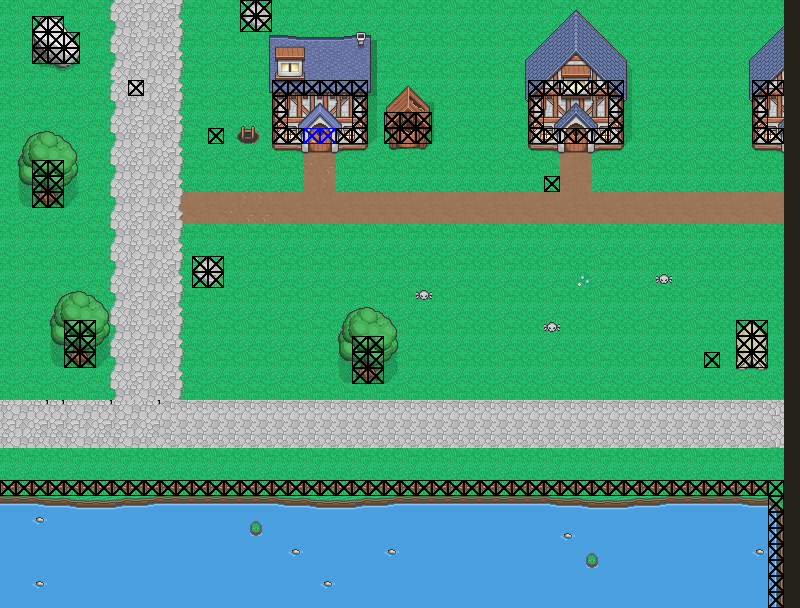

A 2D game scene composited from a Tiled map and its tileset images. What follows is a short description and the map's XML, with each tile layer's data collapsed to a summary:
An orthogonal 50x38 tile map with 16x16 px tiles, 5 tile layers (floor, edges, Objects, collision, ...), 4 tilesets and 3 objects (girl1, guy1, guyRed).

<map version="1.0" orientation="orthogonal" width="50" height="38" tilewidth="16" tileheight="16">
 <tileset firstgid="1" name="tile" tilewidth="16" tileheight="16">
  <image source="testLevel.png" width="320" height="1568" />
  <terraintypes>
   <terrain name="New Terrain" tile="-1" />
  </terraintypes>
  <tile id="605">
   <properties>
    <property name="hasEvent" value="" />
   </properties>
  </tile>
 </tileset>
 <tileset firstgid="1961" name="girl1" tilewidth="24" tileheight="32">
  <image source="../Images/npc/girl1.bmp" trans="0000ff" width="288" height="256" />
 </tileset>
 <tileset firstgid="2057" name="guy1" tilewidth="24" tileheight="32">
  <image source="../Images/npc/guy1.bmp" trans="ffffff" width="288" height="256" />
 </tileset>
 <tileset firstgid="2153" name="guyRed" tilewidth="24" tileheight="32">
  <image source="../Images/npc/guyRed.bmp" trans="0000ff" width="288" height="256" />
 </tileset>
 <layer name="floor" width="50" height="38">
  <properties>
   <property name="hasEvent" value="0" />
   <property name="walkable" value="1" />
  </properties>
  <data>[1900 cells, 1900 non-empty, 28 distinct tile ids]</data>
 </layer>
 <layer name="edges" width="50" height="38">
  <properties>
   <property name="hasEvent" value="0" />
   <property name="walkable" value="1" />
  </properties>
  <data>[1900 cells, 235 non-empty, 84 distinct tile ids]</data>
 </layer>
 <layer name="Objects" width="50" height="38">
  <properties>
   <property name="hasEvent" value="0" />
   <property name="walkable" value="0" />
  </properties>
  <data>[1900 cells, 276 non-empty, 161 distinct tile ids]</data>
 </layer>
 <layer name="collision" width="50" height="38">
  <data>[1900 cells, 138 non-empty, 1 distinct tile ids]</data>
 </layer>
 <objectgroup name="NPC" width="50" height="38">
  <object name="girl1" gid="1986" x="540" y="195" />
  <object name="guy1" gid="2082" x="700" y="372" />
  <object name="guyRed" gid="2178" x="204" y="147" />
 </objectgroup>
 <layer name="Event" width="50" height="38">
  <properties>
   <property name="hasEvent" value="1" />
   <property name="walkable" value="1" />
  </properties>
  <data>[1900 cells, 48 non-empty, 3 distinct tile ids]</data>
 </layer>
</map>
